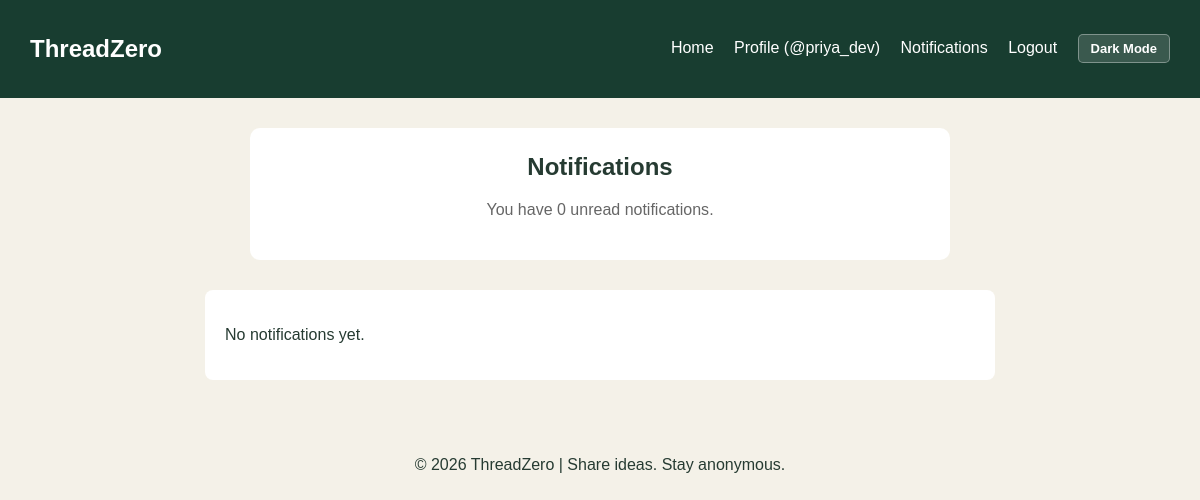
Page /notifications.php (signed in) on the earlier database version.
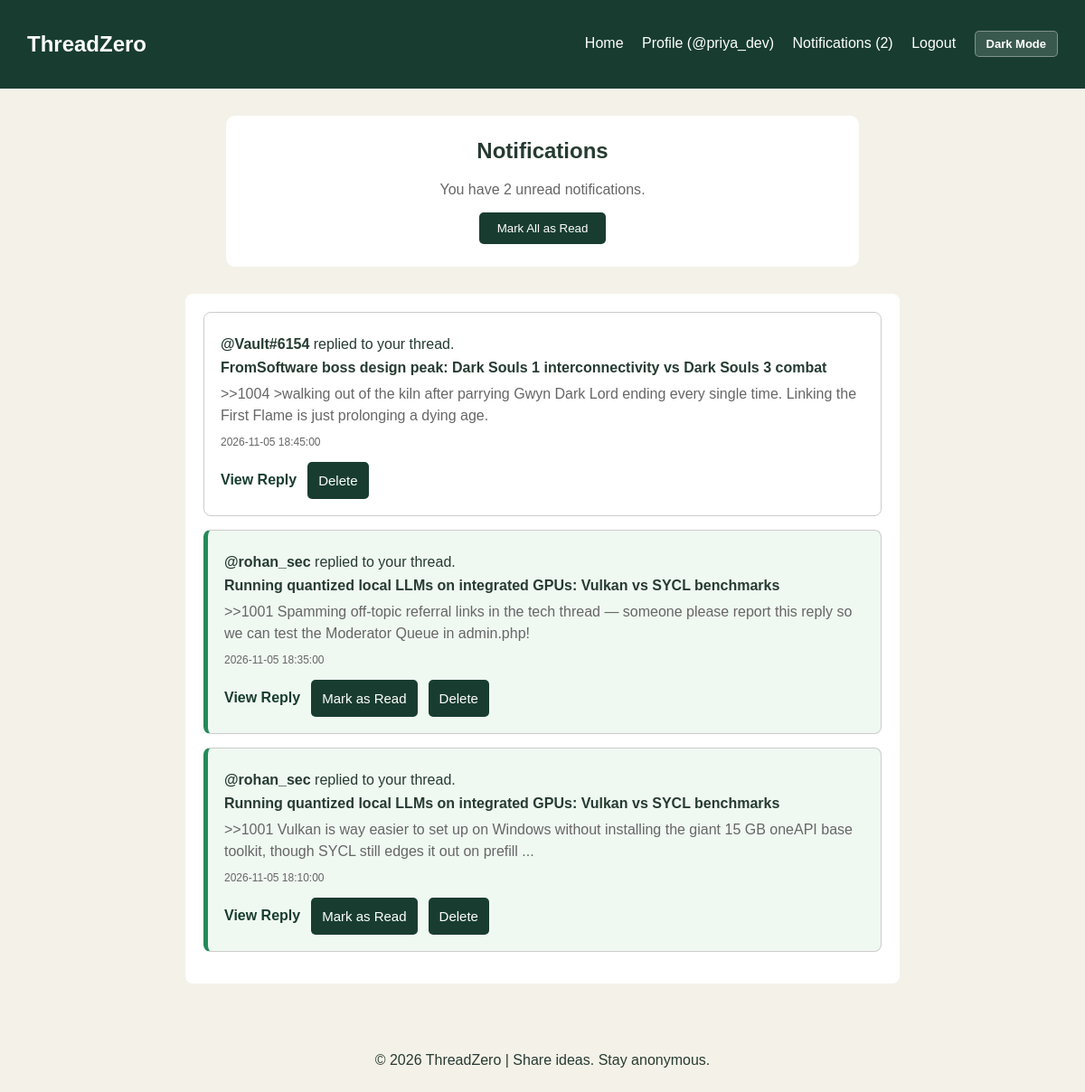
Same page on the later database version.
### tables this page shows
CREATE TABLE notifications (
    id INT AUTO_INCREMENT PRIMARY KEY,
    recipient_id INT NOT NULL,
    actor_id INT DEFAULT NULL,
    post_id INT NOT NULL,
    thread_id INT NOT NULL,
    type VARCHAR(50) NOT NULL DEFAULT 'reply',
    is_read TINYINT(1) NOT NULL DEFAULT 0,
    created_at TIMESTAMP DEFAULT CURRENT_TIMESTAMP,

    FOREIGN KEY (recipient_id)
        REFERENCES users(id)
        ON DELETE CASCADE,

    FOREIGN KEY (actor_id)
        REFERENCES users(id)
        ON DELETE SET NULL,

    FOREIGN KEY (post_id)
        REFERENCES posts(id)
        ON DELETE CASCADE,

    FOREIGN KEY (thread_id)
        REFERENCES posts(id)
        ON DELETE CASCADE,

    INDEX idx_recipient_read (recipient_id, is_read),
    INDEX idx_recipient_created (recipient_id, created_at)

);

CREATE TABLE users (
    id INT AUTO_INCREMENT PRIMARY KEY,
    username VARCHAR(50) UNIQUE NOT NULL,           
    password_hash VARCHAR(255) DEFAULT NULL,        
    token_lookup CHAR(64) DEFAULT NULL,             
    bio VARCHAR(255) DEFAULT 'Hello, I use ThreadZero.',
    role ENUM('user', 'mod') DEFAULT 'user',
    created_at TIMESTAMP DEFAULT CURRENT_TIMESTAMP,
    UNIQUE KEY unique_token_lookup (token_lookup)   
);

CREATE TABLE posts (
    id INT AUTO_INCREMENT PRIMARY KEY,
    board_id INT NOT NULL,
    user_id INT NOT NULL,
    parent_id INT DEFAULT NULL,
    title VARCHAR(150) DEFAULT NULL,                
    content TEXT NOT NULL,
    image_path VARCHAR(255) DEFAULT NULL,
    is_anon TINYINT(1) DEFAULT 0,                   
    is_pinned TINYINT(1) DEFAULT 0,
    is_locked TINYINT(1) DEFAULT 0,
    is_reported TINYINT(1) DEFAULT 0,               
    bumped_at TIMESTAMP DEFAULT CURRENT_TIMESTAMP,
    created_at TIMESTAMP DEFAULT CURRENT_TIMESTAMP,
    FOREIGN KEY (board_id) REFERENCES boards(id) ON DELETE CASCADE,
    FOREIGN KEY (user_id) REFERENCES users(id) ON DELETE CASCADE,
    FOREIGN KEY (parent_id) REFERENCES posts(id) ON DELETE CASCADE
);

### config/functions.php (called while the page is built, shortened)
<?php
function isLoggedIn() {
    return isset($_SESSION['user_id']);
}
function countUnreadNotifications($pdo, $userId) {
    $stmt = $pdo->prepare(
        "SELECT COUNT(*)
         FROM notifications
         WHERE recipient_id = ? AND is_read = 0"
    );
    $stmt->execute([(int)$userId]);
    return (int)$stmt->fetchColumn();
}
?>

### notifications.php (the view, shortened to what this page needs)
<?php
require_once 'config/db.php';
require_once 'config/functions.php';
$current_user_id = (int) $_SESSION['user_id'];
$sql = "SELECT
            n.id,
            n.post_id,
            n.thread_id,
            n.is_read,
            n.created_at,
            u.username AS actor_username,
            p.content AS reply_content,
            t.title AS thread_title
        FROM notifications n
        LEFT JOIN users u ON n.actor_id = u.id
        INNER JOIN posts p ON n.post_id = p.id
        INNER JOIN posts t ON n.thread_id = t.id
        WHERE n.recipient_id = ?
        ORDER BY n.created_at DESC
        LIMIT 100";
$stmt = $pdo->prepare($sql);
$stmt->execute([$current_user_id]);
$notifications = $stmt->fetchAll();
$unread_count = countUnreadNotifications($pdo, $current_user_id);
$body_class = 'notifications-page';
require_once 'includes/header.php';
?>
<main class="home-content">
    <section class="profile-box notification-heading">
        <h1>Notifications</h1>
        <p>
            You have <?= $unread_count ?> unread
            <?= $unread_count === 1 ? 'notification' : 'notifications' ?>.
        </p>
        <?php if ($unread_count > 0): ?>
            <form method="POST" action="notifications.php">
                <button type="submit" class="profile-button">
                    Mark All as Read
                </button>
            </form>
        <?php endif; ?>
    </section>
    <section class="recent-box notification-list">
        <?php if (empty($notifications)): ?>
            <p>No notifications yet.</p>
        <?php else: ?>
            <?php foreach ($notifications as $notification): ?>
                <article class="notification-card <?= (int)$notification['is_read'] === 0 ? 'notification-unread' : '' ?>">
                    <p>
                        <strong>
                            @<?= htmlspecialchars($notification['actor_username'] ?? 'Deleted User') ?>
                        </strong>
                        replied to your thread.
                    </p>
                    <p class="notification-thread-title">
                        <?= htmlspecialchars($notification['thread_title'] ?? 'Untitled Thread') ?>
                    </p>
                    <p class="notification-content">
                        <?= htmlspecialchars(
                            mb_strimwidth(
                                $notification['reply_content'] ?? '',
                                0,
                                150,
                                '...'
                            )
                        ) ?>
                    </p>
                    <small class="notification-date">
                        <?= htmlspecialchars($notification['created_at']) ?>
                    </small>
                    <div class="notification-actions">
                        <a href="thread.php?id=<?= (int)$notification['thread_id'] ?>#p<?= (int)$notification['post_id'] ?>">
                            View Reply
                        </a>
                        <?php if ((int)$notification['is_read'] === 0): ?>
                            <form method="POST" action="notifications.php">
                                <button type="submit">
                                    Mark as Read
                                </button>
                            </form>
                        <?php endif; ?>
                        <form method="POST" action="notifications.php" onsubmit="return confirm('Delete this notification?');">
                            <button type="submit">
                                Delete
                            </button>
                        </form>
                    </div>
                </article>
            <?php endforeach; ?>
        <?php endif; ?>
    </section>
</main>
<?php require_once 'includes/footer.php'; ?>

### includes/header.php (shortened to what this page needs)
<?php
require_once __DIR__ . '/../config/db.php';
require_once __DIR__ . '/../config/functions.php';
$body_class = $body_class ?? 'home-page';
?>
<!DOCTYPE html>
<html lang="en">
<head>
    <link rel="stylesheet" href="assets/css/style.css">
</head>
<body class="<?= htmlspecialchars($body_class) ?>">
    <header class="home-header">
        <h2>
            <a href="index.php" style="color: white; text-decoration: none;">ThreadZero</a>
        </h2>
        <nav>
            <a href="index.php">Home</a>
            <?php if (isLoggedIn()): ?>
                <a href="profile.php">Profile (@<?= htmlspecialchars($_SESSION['username']) ?>)</a>
                <?php $notification_count = countUnreadNotifications($pdo, $_SESSION['user_id']); ?>
                <a href="notifications.php">
                    Notifications<?php if ($notification_count > 0): ?> (<?= $notification_count ?>)<?php endif; ?>
                </a>
                <form method="POST" action="auth.php" class="logout-form">
                    <button type="submit" class="nav-link-button">Logout</button>
                </form>
            <?php else: ?>
                <a href="auth.php">Login</a>
                <a href="auth.php?mode=register">Register</a>
            <?php endif; ?>
            <button type="button" id="theme-toggle" class="theme-toggle-btn" onclick="toggleTheme()" aria-pressed="false">
            </button>
        </nav>
    </header>

### includes/footer.php
<footer class="home-footer">
        <p>&copy; 2026 ThreadZero | Share ideas. Stay anonymous.</p>
    </footer>
</body>
</html>

### assets/css/style.css (style rules this page uses)
.home-page, .login-page, .register-page, .thread-page, .profile-page, .notifications-page { margin: 0; background-color: #f4f1e8; font-family: Arial, sans-serif; color: #263b32; }
.home-header { background-color: #183d30; color: white; padding: 15px 30px; display: flex; justify-content: space-between; align-items: center; flex-wrap: wrap; }
.home-header nav a { color: white; text-decoration: none; margin: 8px; }
.home-header nav .logout-form { display: inline; margin: 8px; }
.home-header nav .nav-link-button { background: none; border: none; color: white; font: inherit; padding: 0; cursor: pointer; }
.home-content { width: 900px; max-width: 90%; margin: 30px auto; }
.board-box a, .recent-box a { color: #183d30; font-weight: bold; }
.recent-box { background-color: white; padding: 20px; margin: 15px 0; border-radius: 8px; }
.recent-box form:not(.search-sort) { display: flex; flex-direction: column; gap: 12px; }
.recent-box form button { background-color: #183d30; color: white; padding: 12px; border: none; border-radius: 5px; cursor: pointer; font-size: 15px; }
.home-footer { text-align: center; padding: 20px; }
.logout-form { margin: 0; }
.profile-box { background-color: white; width: 700px; max-width: 90%; margin: 30px auto; padding: 25px; border-radius: 10px; box-sizing: border-box; }
.profile-box form { display: flex; flex-direction: column; gap: 12px; }
.profile-box form button, .profile-button { background-color: #183d30; color: white; padding: 10px 20px; border: none; border-radius: 5px; cursor: pointer; }
:root { color-scheme: light; --bg: #f4f1e8; --card-bg: #ffffff; --sub-bg: #f4f1e8; --text-main: #263b32; --text-muted: #666666; --header-bg: #183d30; --border-color: #cccccc; --input-bg: #ffffff; }
.theme-toggle-btn { background-color: rgba(255, 255, 255, 0.15); color: white; border: 1px solid rgba(255, 255, 255, 0.35); padding: 6px 12px; margin-left: 8px; border-radius: 5px; cursor: pointer; font-size: 13px; font-weight: bold; }
.notification-heading { text-align: center; }
.notification-heading h1 { margin-top: 0; }
.notification-heading p { color: var(--text-muted); }
.notification-heading form { align-items: center; }
.notification-list { max-width: 750px; margin: 20px auto 40px; }
.notification-card { background-color: var(--card-bg); color: var(--text-main); border: 1px solid var(--border-color); border-radius: 8px; padding: 18px; margin-bottom: 15px; overflow-wrap: anywhere; }
.notification-unread { border-left: 5px solid #238b5a; background-color: #f0f8f2; }
.notification-card p { margin: 8px 0; }
.notification-thread-title { font-weight: bold; color: var(--text-main); }
.notification-content { color: var(--text-muted); line-height: 1.5; }
.notification-date { display: block; color: var(--text-muted); font-size: 12px; margin-top: 10px; }
.notification-actions { display: flex; flex-wrap: wrap; align-items: center; gap: 12px; margin-top: 15px; }
.notification-actions form { display: inline-flex; flex-direction: row; margin: 0; }
.notification-actions a { color: #183d30; font-weight: bold; text-decoration: none; }
.notification-actions button { background-color: #183d30; color: white; border: none; border-radius: 5px; padding: 8px 12px; cursor: pointer; }

Differences in the rows shown:
added notifications: actor.username "Vault#6154", thread.title "FromSoftware boss design peak: Dark Souls 1 interconnectivity vs Dark Souls 3 combat", post.content ">>1004 >walking out of the kiln after parrying Gwyn Dark Lord ending every single time. Linking the First Flame is just prolonging a dying age.", created_at "2026-11-05 18:45:00", is_read 1 (drawn)
added notifications: actor.username "rohan_sec", thread.title "Running quantized local LLMs on integrated GPUs: Vulkan vs SYCL benchmarks", post.content ">>1001 Spamming off-topic referral links in the tech thread — someone please report this reply so we can test the Moderator Queue in admin.php!", created_at "2026-11-05 18:35:00"
added notifications: actor.username "rohan_sec", thread.title "Running quantized local LLMs on integrated GPUs: Vulkan vs SYCL benchmarks", post.content ">>1001 Vulkan is way easier to set up on Windows without installing the giant 15 GB oneAPI base toolkit, though SYCL still edges it out on prefill ...", created_at "2026-11-05 18:10:00"
Other differences:
$notification_count: (not shown) → "2"
$unread_count: "0" → "2"
text no longer shown: "No notifications yet."
text now shown: "( ) Mark All as Read"
